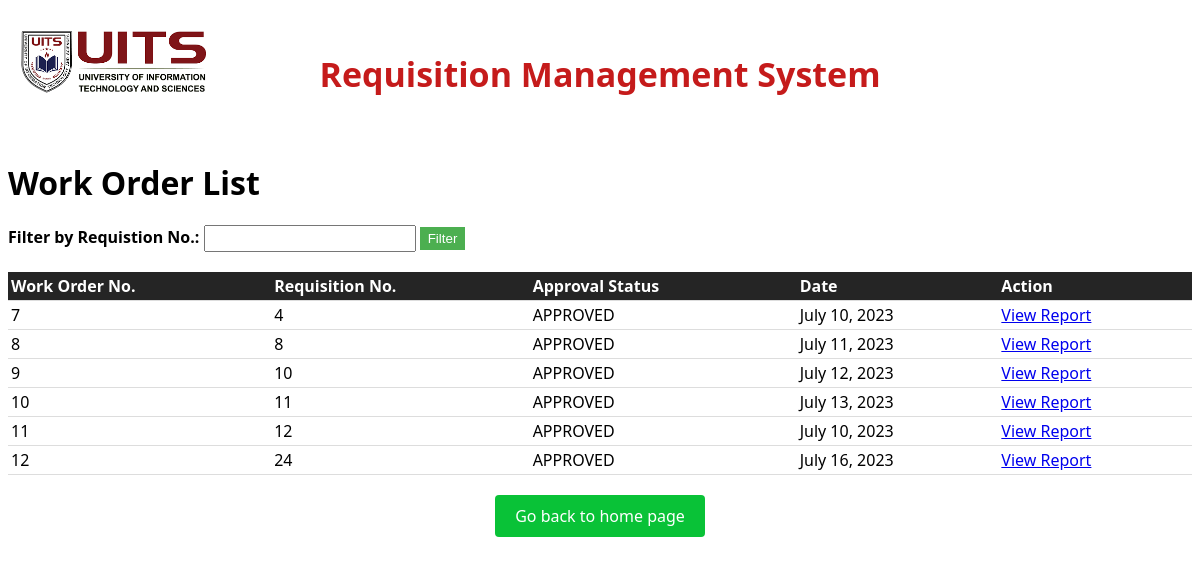
The app's page /workorder/list/ with its own data.
### apps/models.py (models this page shows)
class Workorder(models.Model):
    workorder_no = models.AutoField(primary_key=True)
    requisition = models.CharField(max_length=100)
    approval_status = models.CharField(max_length=100)
    date = models.DateField()

### apps/views.py (the view)
# urls.py: path('workorder/list/', views.workorder_list, name='workorder_list'),
def workorder_list(request):
    workorders = Workorder.objects.all()
    requisition_no = request.GET.get('requisition_no')
    if requisition_no:
        workorders = Workorder.objects.filter(requisition=requisition_no)
    else:
        workorders = Workorder.objects.all()
    return render(request, 'workorder_list.html', {'workorders': workorders})

### apps/templates/workorder_list.html (shortened to what this page needs)
<!DOCTYPE html>
<html>
<head>
</head>
<body>
    <div class="banner">
        <h1>Requisition Management System</h1>
        <div class="logo">
            <img src="/static/images/logo.png" alt="Logo">
        </div>
        </div>
    <h1>Work Order List</h1>
    <form class="filter-form" method="get">
        <label for="username-filter">Filter by Requistion No.:</label>
        <input type="text" id="username-filter" name="requisition_no">
        <input type="submit" value="Filter">
    </form>
    {% if workorders %}
    <table>
        <thead>
            <tr>
                <th>Work Order No.</th>
                <th>Requisition No.</th>
                <th>Approval Status</th>
                <th>Date</th>
                <th>Action</th>
            </tr>
        </thead>
        <tbody>
            {% for requisition in workorders %}
                <tr>
                    <td>{{ requisition.workorder_no }}</td>
                    <td>{{ requisition.requisition }}</td>
                    <td>{{ requisition.approval_status }}</td>
                    <td>{{ requisition.date }}</td>
                    <td><a href="{% url 'report' requisition.requisition %}" target="_blank">View Report</a></td>
                </tr>
            {% endfor %}
        </tbody>
    </table>
    {% else %}
        <p class="empty-message">No requisitions found.</p>
    {% endif %}
    <div class="back-button-container">
        <a href="{% url 'home_page' %}" class="back-button">Go back to home page</a>
    </div>
</body>
</html>

### apps/templates/workorder_list.html (style rules this page uses)
body { font-family: 'Segoe UI', Tahoma, Geneva, Verdana, sans-serif; }
table { border-collapse: collapse; width: 100%; }
th, td { padding: 3px; text-align: left; border-bottom: 1px solid #ddd; }
th { background-color: #252525; color: white; }
.banner { background-color: white; padding: 20px; text-align: center; }
.banner h1 { color: #c51b1b; font-size: 34px; }
.banner .logo img { width: 190px; height: auto; margin-top: 20px; }
.logo { position: absolute; top: 10px; left: 20px; }
.filter-form { margin-bottom: 20px; }
.filter-form label { font-weight: bold; }
.filter-form input[type="text"] { padding: 4px; width: 200px; }
.filter-form input[type="submit"] { padding: 4px 8px; background-color: #4CAF50; color: white; border: none; cursor: pointer; }
.back-button-container { margin-top: 20px; text-align: center; }
.back-button { display: inline-block; padding: 10px 20px; background-color: #09c237; color: #fff; border: none; border-radius: 4px; text-decoration: none; cursor: pointer; }

### records on screen
Workorder: workorder_no "7", requisition "4", approval_status "APPROVED", date "July 10, 2023"
Workorder: workorder_no "8", requisition "8", approval_status "APPROVED", date "July 11, 2023"
Workorder: workorder_no "9", requisition "10", approval_status "APPROVED", date "July 12, 2023"
Workorder: workorder_no "10", requisition "11", approval_status "APPROVED", date "July 13, 2023"
Workorder: workorder_no "11", requisition "12", approval_status "APPROVED", date "July 10, 2023"
Workorder: workorder_no "12", requisition "24", approval_status "APPROVED", date "July 16, 2023"
